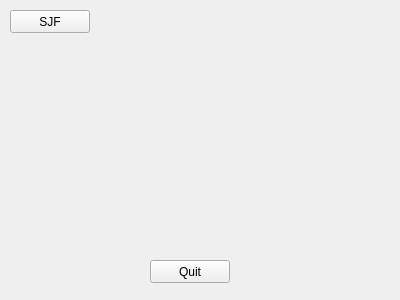
<?xml version="1.0" encoding="UTF-8"?>
<ui version="4.0">
 <class>processSchedulers</class>
 <widget class="QWidget" name="processSchedulers">
  <property name="geometry">
   <rect>
    <x>0</x>
    <y>0</y>
    <width>400</width>
    <height>300</height>
   </rect>
  </property>
  <property name="windowTitle">
   <string>Form</string>
  </property>
  <widget class="QPushButton" name="quitButton">
   <property name="geometry">
    <rect>
     <x>150</x>
     <y>260</y>
     <width>80</width>
     <height>23</height>
    </rect>
   </property>
   <property name="text">
    <string>Quit</string>
   </property>
  </widget>
  <widget class="QPushButton" name="pushButton">
   <property name="geometry">
    <rect>
     <x>10</x>
     <y>10</y>
     <width>80</width>
     <height>23</height>
    </rect>
   </property>
   <property name="text">
    <string>SJF</string>
   </property>
  </widget>
 </widget>
 <resources/>
 <connections/>
</ui>
